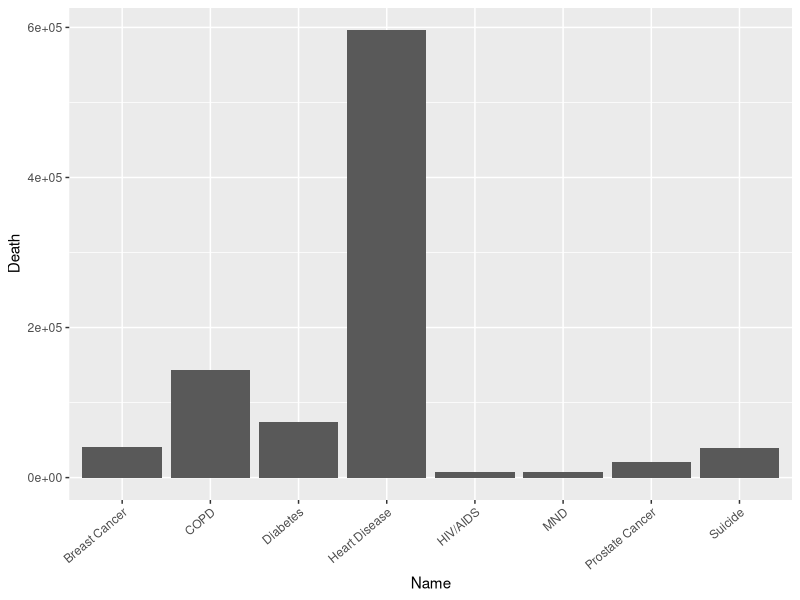
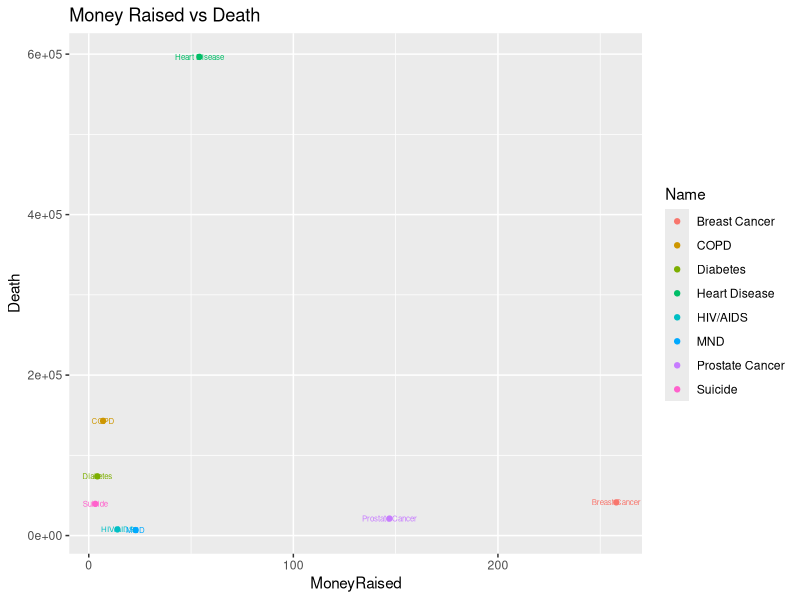
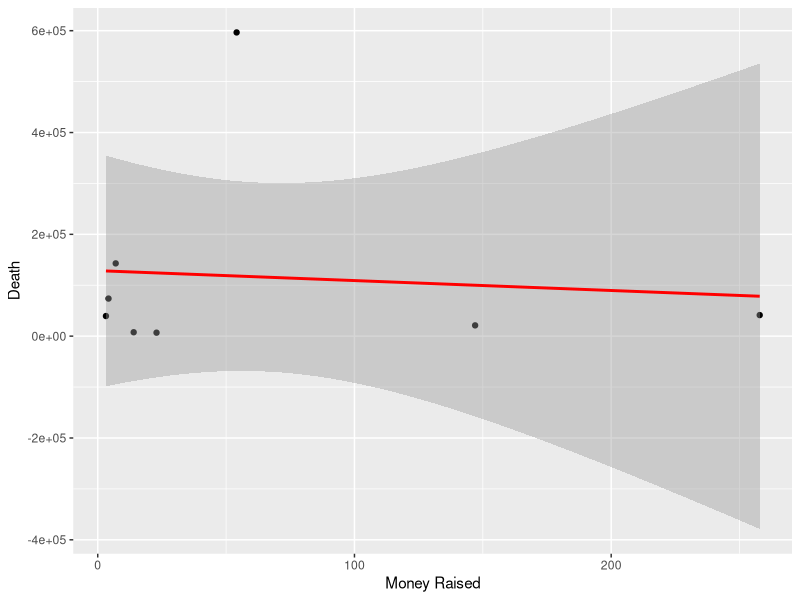

Write R code to recreate these figures, in order.
## ---- chunk 1
require(ggplot2)
setwd("~/Google Drive/Schoolwork/2014Fall/QMSS4063G/qmssviz/Lab1")
dat <- read.table('Donation-Disease.csv',sep=',',header=T,stringsAsFactors=FALSE)
dat$Name[7] <- 'MND'
dat$Name[8] <- 'COPD'
ggplot(dat,aes(x=Name,y=Death)) + geom_histogram(stat='identity') + 
  theme(axis.text.x = element_text(angle = 40, hjust = 1))
## ---- chunk 2
ggplot(dat,aes(x=MoneyRaised,y=Death,color=Name)) + geom_point() + geom_text(aes(label=Name),size=2) + ggtitle(label = 'Money Raised vs Death') 
  

## ---- chunk 3
fit <- lm(dat$Death~dat$MoneyRaised)
ggplotRegression <- function (fit,col_group=1) {
require(ggplot2)
ggplot(fit$model, aes_string(x = names(fit$model)[2], y = names(fit$model)[1])) + 
  geom_point(color=col_group) +
  stat_smooth(method = "lm", col = "red") 
}
ggplotRegression(fit = fit) + xlab('Money Raised') + ylab('Death')

